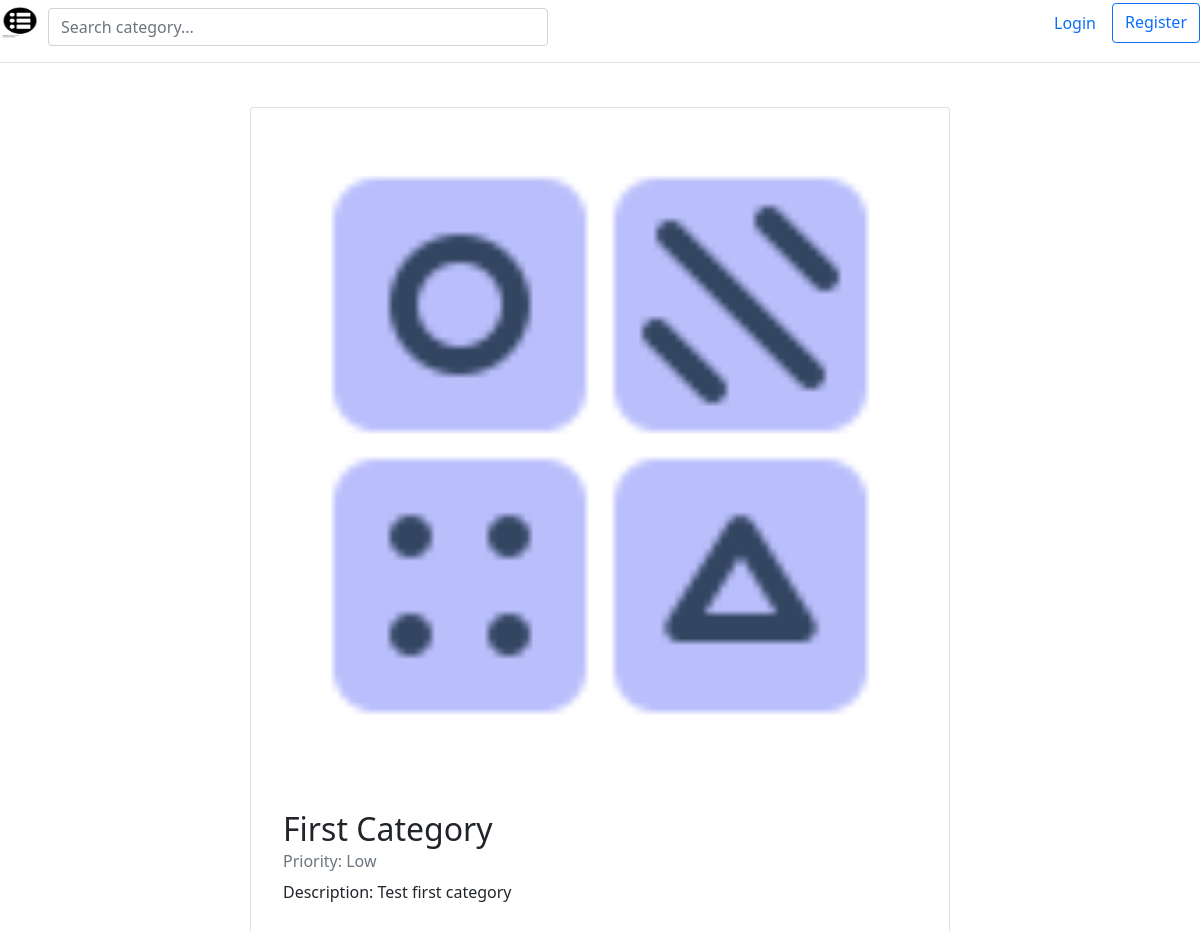
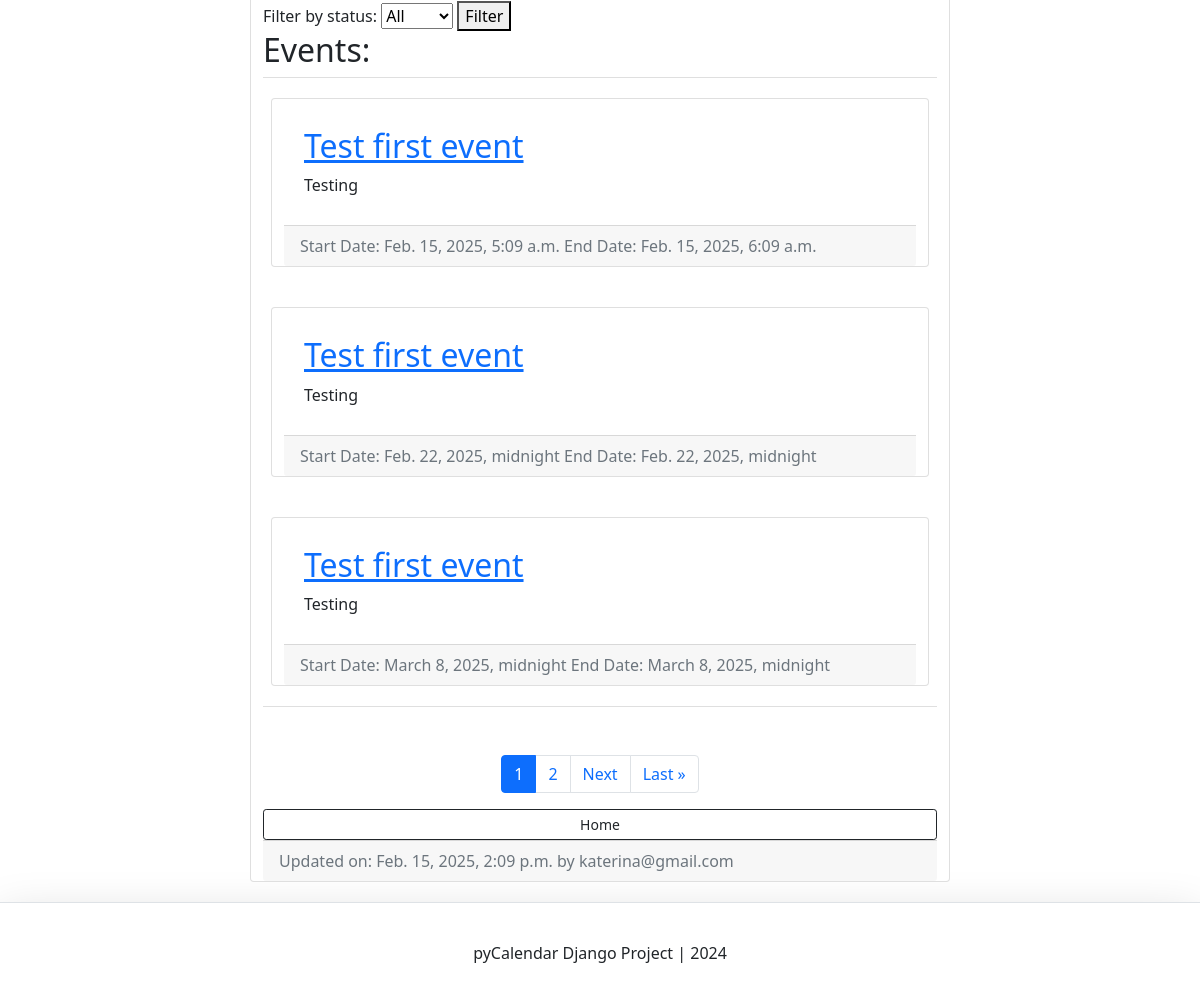
/event/kati-first-category/, run on the app's committed database (2 pictures, top to bottom).
### event/models.py (models this page shows, shortened)
class EventCategory(models.Model):
    PRIORITY = [
        ("H", "High"),
        ("M", "Medium"),
        ("L", "Low"),
    ]
    name = models.CharField(max_length=60, null=False, blank=False)
    description = models.TextField(max_length=255, null=False, blank=False)
    priority = models.CharField(max_length=10, choices=PRIORITY)
    image = models.ImageField(upload_to=upload_location, default='default/default_category_logo.png') ## TODO Test
    created_user = models.ForeignKey(settings.AUTH_USER_MODEL, on_delete=models.CASCADE)
    created_date = models.DateTimeField(auto_now_add=True, verbose_name="date created")
    updated_date = models.DateTimeField(auto_now=True, verbose_name="date updated")
    slug = models.SlugField(blank=True, unique=True)

class Event(models.Model):
    STATUS = [
        ("future", "Future"),
        ("active", "Active"),
        ("past", "Past"),
    ]
    REPEAT_CHOICES = [
        ('none', 'No repeat'),
        ('daily', 'Daily'),
        ('weekly', 'Weekly'),
        ('monthly', 'Monthly'),
        ('yearly', 'Yearly'),
    ]
    category = models.ForeignKey(EventCategory, on_delete=models.CASCADE)
    name = models.CharField(max_length=60, null=False, blank=False)
    description = models.TextField(max_length=200, null=False, blank=False)
    status = models.CharField(max_length=10, choices=STATUS)
    start_date = models.DateTimeField()
    end_date = models.DateTimeField()
    repeat = models.CharField(max_length=10, choices=REPEAT_CHOICES, default='none')
    end_repeat_date = models.DateField(null=True, blank=True)
    created_user = models.ForeignKey(settings.AUTH_USER_MODEL, on_delete=models.CASCADE)
    created_date = models.DateTimeField(auto_now_add=True, verbose_name="date created")
    updated_date = models.DateTimeField(auto_now=True, verbose_name="date updated")
    slug = models.SlugField(blank=True, unique=True)
    participants = models.ManyToManyField(settings.AUTH_USER_MODEL, related_name='events', blank=True)

### account/models.py (models this page shows, shortened)
class Account(AbstractBaseUser):
    email = models.EmailField(verbose_name="email", max_length=60, unique=True)
    username = models.CharField(max_length=30, unique=True)
    date_joined = models.DateTimeField(verbose_name="date joined", auto_now_add=True)
    last_login = models.DateTimeField(verbose_name="last login", auto_now_add=True)
    is_admin = models.BooleanField(default=False)
    is_active = models.BooleanField(default=True)
    is_staff = models.BooleanField(default=False)
    is_superuser = models.BooleanField(default=False)
    USERNAME_FIELD = 'email' #С какво да се логват потребителите
    REQUIRED_FIELDS = ['username',] #Какви полета е задължително да попълни потребителят, за да се регистрира
    objects = MyAccountManager()
    def __str__(self):
        return self.email

### event/views.py (the view)
# urls.py: path('<slug>/', detail_category_view, name='detail-category'),
def detail_category_view(request, slug):
    EVENTS_PER_PAGE = 3
    context = {}
    category = get_object_or_404(EventCategory, slug=slug)
    status_filter = request.GET.get('status')
    if status_filter in dict(Event.STATUS):
        event_list = Event.objects.filter(category=category, status=status_filter)
    else:
        event_list = Event.objects.filter(category=category)
    page = request.GET.get('page', 1)
    event_paginator = Paginator(event_list, EVENTS_PER_PAGE)
    try:
        event_list = event_paginator.page(page)
    except PageNotAnInteger:
        event_list = event_paginator.page(EVENTS_PER_PAGE)
    except EmptyPage:
        event_list = event_paginator.page(event_paginator.num_pages)
    context['status_filter'] = status_filter
    context['category'] = category
    context['event_list'] = event_list
    return render(request, 'event/detail_category.html', context)

### event/templates/event/detail_category.html (shortened to what this page needs)
{% extends 'base.html' %}
{% block content %}
<div class="container">
    <div class="row">
         <div class="card m-auto">
            <img class="card-img-top img-fluid" src="{{category.image.url}}" alt="">
            <div class="card-body my-2">
                <h2 class="card-title">{{category.name}}</h2>
                <h6 class="card-subtitle mb-2 text-muted">Priority: {{category.get_priority_display}}</h6>
                <p class="card-text">Description: {{category.description|safe}}</p>
            </div>
			    {% if not event_list.empty %}
                <form method="get" action=".">
                    <label for="status">Filter by status:</label>
                    <select name="status" id="status">
                        <option value="">All</option>
                    </select>
                    <button type="submit">Filter</button>
                </form>
                <h2>Events:</h2>
                <ul class="list-group list-group-flush">
			    	{% for event in event_list %}
			    		<div class="blog-post-container">
			    			{% include 'event/snippets/event_snippet.html' with event=event %}
			    		</div>
			    	{% endfor %}
                </ul>
		 	    {% include 'event/snippets/event_pagination.html' with event_list=event_list %}
                {% else %}
			    	<div class="blog-post-container">
			    		{% include 'event/snippets/event_snippet.html' with query=query %}
			    	</div>
			    {% endif %}
                <a href="{% url 'home' %}" class="btn btn-outline-dark btn-sm" tabindex="-1" role="button">Home</a>
            <div class="card-footer text-muted">
                Updated on: {{category.updated_date}} by {{category.created_user}}
            </div>
         </div>
    </div>
</div>
{% endblock content %}

### event/templates/event/snippets/event_snippet.html (shortened to what this page needs)
<div class="container">
	<div class="row">
		<div class="card m-auto">
			<div class="card-body mt-2 mb-2">
				<a href="{% url 'event:detail-event' event.slug %}">
					<h2 class="card-title">{{event.name}}</h2>
				</a>
				<p class="card-text">{{event.description|safe|truncatechars:180}}</p>
			</div>
            <div class="card-footer text-muted">
                <td><span>Start Date: {{event.start_date}} </span></td>
                <td><span>End Date: {{event.end_date}} </span></td>
            </div>
		</div>
	</div>
</div>

### templates/snippets/header.html (style rules this page uses)
body { background-image: linear-gradient(180deg, var(--bs-secondary-bg), var(--bs-body-bg) 100px, var(--bs-body-bg)); }
form { width: 100%; }

### event/templates/event/detail_category.html (style rules this page uses)
.card { max-width: 700px; }
.container { padding: 20px; }

### event/templates/event/snippets/event_snippet.html (style rules this page uses)
.card { max-width: 700px; width: 100%; }
.card-body { padding: 20px; }

### data on the page
EventCategory: image (placeholder picture), name "First Category", priority "Low", description "Test first category", updated_date "Feb. 15, 2025, 2:09 p.m.", created_user "katerina@gmail.com"
Event: name "Test first event", description "Testing", start_date "Feb. 15, 2025, 5:09 a.m.", end_date "Feb. 15, 2025, 6:09 a.m."
Event: name "Test first event", description "Testing", start_date "Feb. 22, 2025, midnight", end_date "Feb. 22, 2025, midnight"
Event: name "Test first event", description "Testing", start_date "March 8, 2025, midnight", end_date "March 8, 2025, midnight"

### other printed values
{{ i }} "1"
{{ i }} "2"
